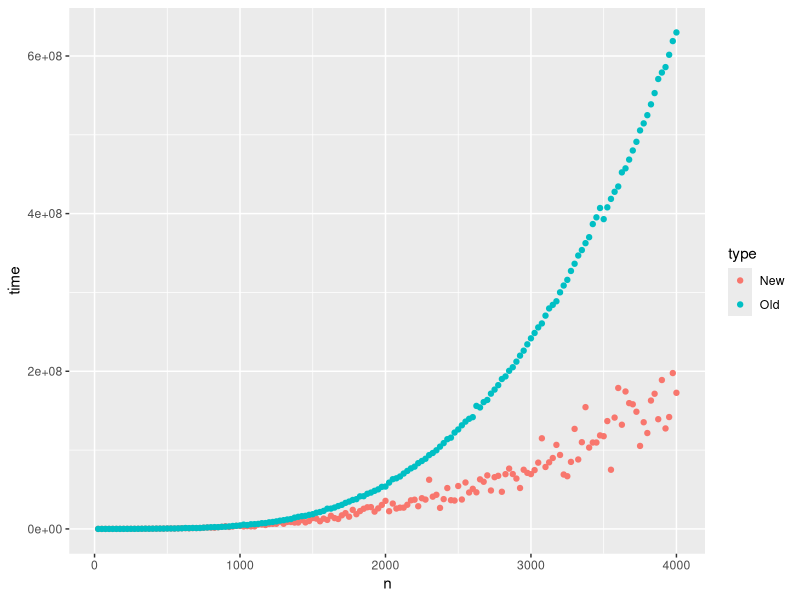

The R source for this figure:
library(ggplot2)
library(ggthemes)

dataNew = read.table("../data/testResultsPFNew.txt", head = TRUE, stringsAsFactors = FALSE)
dataOld = read.table("../data/testResultsPFOld.txt", head = TRUE, stringsAsFactors = FALSE)

dataAll = rbind(dataNew, dataOld)

partitionTimePlot = ggplot(data=dataAll, aes(x=n, y=time, color=type)) + geom_point()